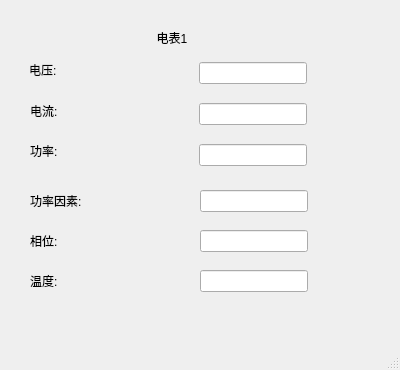
<?xml version="1.0" encoding="UTF-8"?>
<ui version="4.0">
 <class>MeterDetail</class>
 <widget class="QMainWindow" name="MeterDetail">
  <property name="geometry">
   <rect>
    <x>0</x>
    <y>0</y>
    <width>400</width>
    <height>370</height>
   </rect>
  </property>
  <property name="windowTitle">
   <string>MainWindow</string>
  </property>
  <widget class="QWidget" name="centralwidget">
   <widget class="QWidget" name="widget_6" native="true">
    <property name="geometry">
     <rect>
      <x>20</x>
      <y>10</y>
      <width>371</width>
      <height>311</height>
     </rect>
    </property>
    <property name="minimumSize">
     <size>
      <width>200</width>
      <height>200</height>
     </size>
    </property>
    <widget class="QWidget" name="widget_10" native="true">
     <property name="geometry">
      <rect>
       <x>0</x>
       <y>40</y>
       <width>351</width>
       <height>321</height>
      </rect>
     </property>
     <property name="minimumSize">
      <size>
       <width>190</width>
       <height>160</height>
      </size>
     </property>
     <layout class="QHBoxLayout" name="horizontalLayout_4">
      <item>
       <widget class="QWidget" name="widget_11" native="true">
        <property name="minimumSize">
         <size>
          <width>80</width>
          <height>140</height>
         </size>
        </property>
        <widget class="QLabel" name="label_12">
         <property name="geometry">
          <rect>
           <x>9</x>
           <y>9</y>
           <width>51</width>
           <height>21</height>
          </rect>
         </property>
         <property name="text">
          <string>电压:</string>
         </property>
        </widget>
        <widget class="QLabel" name="label_13">
         <property name="geometry">
          <rect>
           <x>10</x>
           <y>50</y>
           <width>61</width>
           <height>21</height>
          </rect>
         </property>
         <property name="text">
          <string>电流:</string>
         </property>
        </widget>
        <widget class="QLabel" name="label_14">
         <property name="geometry">
          <rect>
           <x>10</x>
           <y>90</y>
           <width>61</width>
           <height>21</height>
          </rect>
         </property>
         <property name="text">
          <string>功率:</string>
         </property>
        </widget>
        <widget class="QLabel" name="label_15">
         <property name="geometry">
          <rect>
           <x>10</x>
           <y>140</y>
           <width>81</width>
           <height>21</height>
          </rect>
         </property>
         <property name="text">
          <string>功率因素:</string>
         </property>
        </widget>
        <widget class="QLabel" name="label_16">
         <property name="geometry">
          <rect>
           <x>10</x>
           <y>180</y>
           <width>51</width>
           <height>21</height>
          </rect>
         </property>
         <property name="text">
          <string>相位:</string>
         </property>
        </widget>
        <widget class="QLabel" name="label_17">
         <property name="geometry">
          <rect>
           <x>10</x>
           <y>220</y>
           <width>51</width>
           <height>21</height>
          </rect>
         </property>
         <property name="text">
          <string>温度:</string>
         </property>
        </widget>
        <widget class="QWidget" name="widget_12" native="true">
         <property name="geometry">
          <rect>
           <x>170</x>
           <y>-10</y>
           <width>181</width>
           <height>281</height>
          </rect>
         </property>
         <property name="minimumSize">
          <size>
           <width>120</width>
           <height>150</height>
          </size>
         </property>
         <widget class="QLineEdit" name="voltage">
          <property name="geometry">
           <rect>
            <x>9</x>
            <y>22</y>
            <width>108</width>
            <height>22</height>
           </rect>
          </property>
         </widget>
         <widget class="QLineEdit" name="current">
          <property name="geometry">
           <rect>
            <x>9</x>
            <y>63</y>
            <width>108</width>
            <height>22</height>
           </rect>
          </property>
         </widget>
         <widget class="QLineEdit" name="power">
          <property name="geometry">
           <rect>
            <x>9</x>
            <y>104</y>
            <width>108</width>
            <height>22</height>
           </rect>
          </property>
         </widget>
         <widget class="QLineEdit" name="factor">
          <property name="geometry">
           <rect>
            <x>10</x>
            <y>150</y>
            <width>108</width>
            <height>22</height>
           </rect>
          </property>
         </widget>
         <widget class="QLineEdit" name="phase">
          <property name="geometry">
           <rect>
            <x>10</x>
            <y>190</y>
            <width>108</width>
            <height>22</height>
           </rect>
          </property>
         </widget>
         <widget class="QLineEdit" name="temperature">
          <property name="geometry">
           <rect>
            <x>10</x>
            <y>230</y>
            <width>108</width>
            <height>22</height>
           </rect>
          </property>
         </widget>
        </widget>
       </widget>
      </item>
     </layout>
    </widget>
    <widget class="QLabel" name="label_18">
     <property name="geometry">
      <rect>
       <x>130</x>
       <y>10</y>
       <width>80</width>
       <height>35</height>
      </rect>
     </property>
     <property name="minimumSize">
      <size>
       <width>60</width>
       <height>30</height>
      </size>
     </property>
     <property name="text">
      <string>  电表1</string>
     </property>
    </widget>
   </widget>
  </widget>
  <widget class="QMenuBar" name="menubar">
   <property name="geometry">
    <rect>
     <x>0</x>
     <y>0</y>
     <width>400</width>
     <height>21</height>
    </rect>
   </property>
  </widget>
  <widget class="QStatusBar" name="statusbar"/>
 </widget>
 <resources/>
 <connections/>
</ui>
